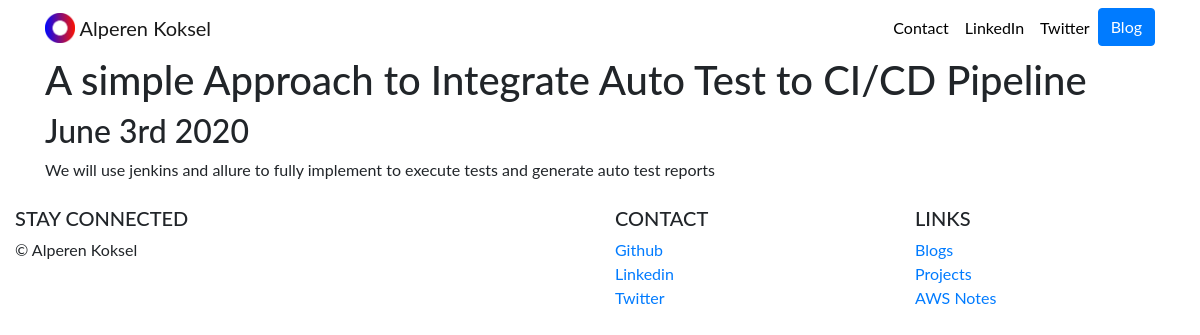
The app's page /blog/4/ with its own data.
### blog/models.py (models this page shows, shortened)
class Blog(models.Model):
    title=models.CharField(max_length=200, blank=True)
    description=models.TextField(max_length=1000)
    date=models.DateField()
    image=models.ImageField(upload_to="blog/images/")
    url=models.URLField(blank=True)

### blog/views.py (the view)
# urls.py: path('<int:blog_id>/', views.detail, name='detail'),
def detail(request, blog_id):
    blog= get_object_or_404(Blog, pk=blog_id)
    return render(request, 'blog/detail.html', {"blog":blog})

### blog/templates/blog/detail.html
{% extends 'portfolio/base.html' %}
{% block content %}
<h1>{{blog.title}}</h1>
<h2>{{blog.date|date:"F jS Y"}}</h2>
{{blog.description|safe }}
{% endblock %}

### portfolio/static/portfolio/custom.css (style rules this page uses)
body { font-family: 'Lato', sans-serif; }

### records on screen
Blog: title "A simple Approach to Integrate Auto Test to CI/CD Pipeline", date "June 3rd 2020", description "We will use jenkins and allure to fully implement to execute tests and generate auto test reports"
